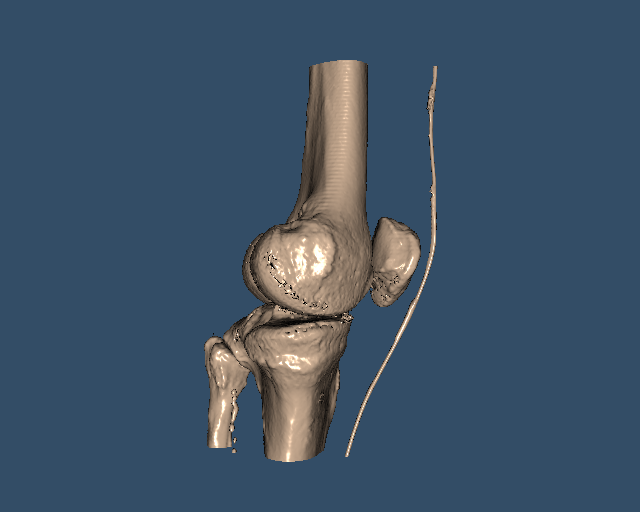

This chart was generated by the following Python code:
#!/usr/bin/env python

# Read a .slc volume file, extract an isosurface with marching cubes,
# and render it with specular lighting.

import os
from pathlib import Path

# Factory overrides: importing these modules registers the OpenGL rendering
# and interaction style implementations for vtkRenderingCore factory classes.
import vtkmodules.vtkInteractionStyle  # noqa: F401
import vtkmodules.vtkRenderingOpenGL2  # noqa: F401
# VTK pipeline classes used in this example
from vtkmodules.vtkFiltersCore import vtkContourFilter
from vtkmodules.vtkIOImage import vtkSLCReader
from vtkmodules.vtkRenderingCore import (
    vtkActor,
    vtkPolyDataMapper,
    vtkRenderWindow,
    vtkRenderWindowInteractor,
    vtkRenderer,
)

# Colors (normalized RGB)
peach_puff_rgb = (1.0, 0.855, 0.725)
background_rgb = (0.200, 0.302, 0.400)

# Data directory: defaults to the folder containing this script
data_dir = Path(os.environ.get("VPE_DATA_DIR", Path(__file__).parent))

# Reader: load SLC volume data from file
reader = vtkSLCReader()
reader.SetFileName(str(data_dir / "vw_knee.slc"))
reader.Update()

# Contour filter: extract an isosurface at value 72 using marching cubes
contour_filter = vtkContourFilter()
contour_filter.SetInputConnection(reader.GetOutputPort())
contour_filter.SetValue(0, 72.0)

# Mapper: map the isosurface to graphics primitives
mapper = vtkPolyDataMapper()
mapper.SetInputConnection(contour_filter.GetOutputPort())
mapper.ScalarVisibilityOff()

# Actor: assign the mapped geometry with specular lighting
actor = vtkActor()
actor.SetMapper(mapper)
actor.GetProperty().SetColor(peach_puff_rgb)
actor.GetProperty().SetDiffuse(0.8)
actor.GetProperty().SetSpecular(0.8)
actor.GetProperty().SetSpecularPower(120.0)

# Renderer: assemble the scene and configure the camera
renderer = vtkRenderer()
renderer.AddActor(actor)
renderer.SetBackground(background_rgb)

# Window: display the rendered scene
render_window = vtkRenderWindow()
render_window.AddRenderer(renderer)
render_window.SetWindowName("read slc")
render_window.SetMultiSamples(0)
render_window.SetSize(640, 512)

# Interactor: handle mouse and keyboard events
render_window_interactor = vtkRenderWindowInteractor()
render_window_interactor.SetRenderWindow(render_window)

# Scene: configure the camera
renderer.ResetCamera()
renderer.GetActiveCamera().SetFocalPoint(0.0, 0.0, 0.0)
renderer.GetActiveCamera().SetPosition(0.0, -1.0, 0.0)
renderer.GetActiveCamera().SetViewUp(0.0, 0.0, -1.0)
renderer.GetActiveCamera().Azimuth(-90.0)
renderer.ResetCamera()
renderer.ResetCameraClippingRange()

render_window_interactor.Initialize()
render_window_interactor.Start()
